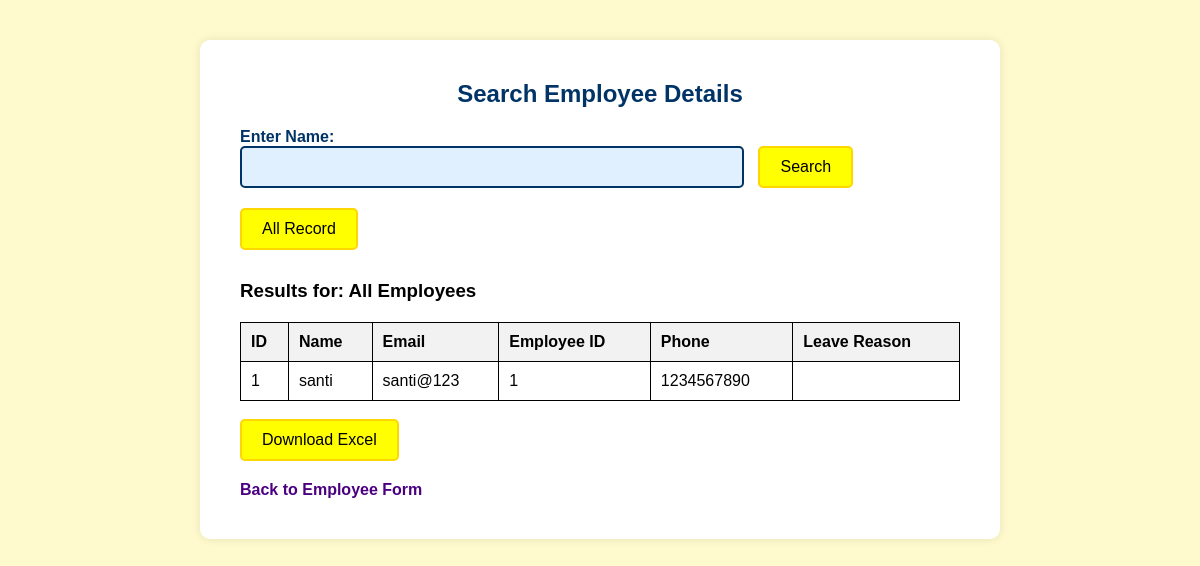
/all_employees, run on an earlier commit of the app's database.
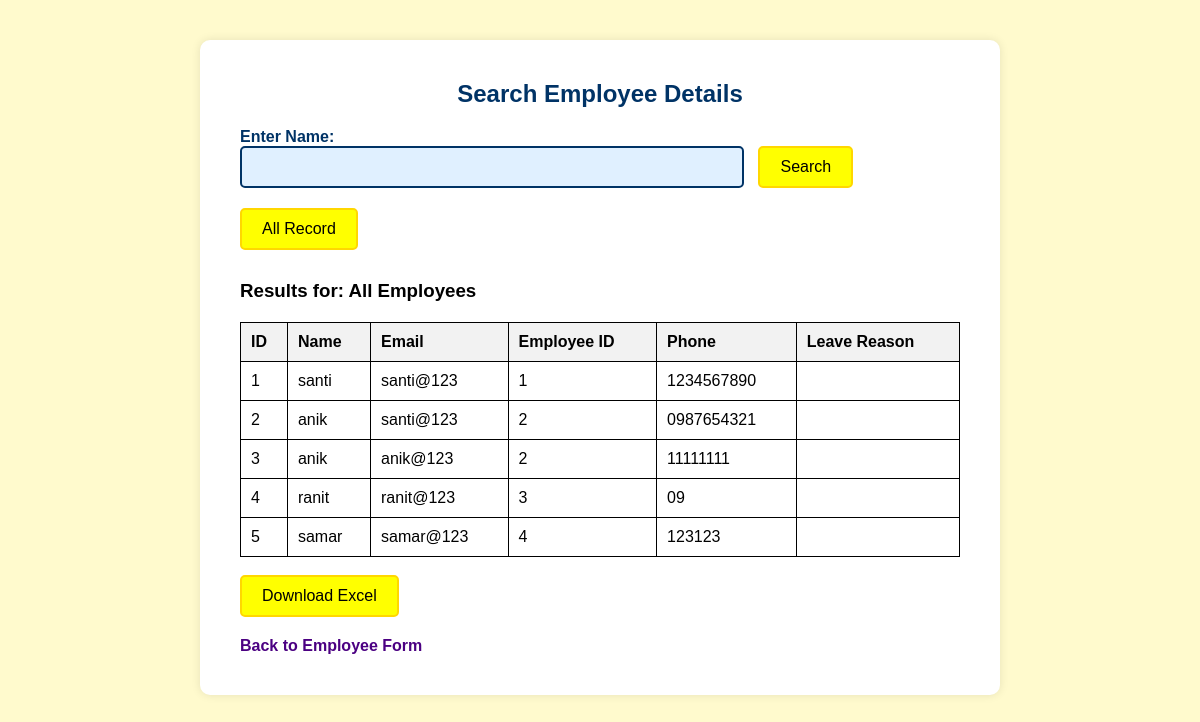
And on a later commit of the database.
### tables this page shows
CREATE TABLE employees (
            id INTEGER PRIMARY KEY AUTOINCREMENT,
            name TEXT NOT NULL,
            email TEXT NOT NULL,
            employee_id TEXT NOT NULL,
            phone TEXT NOT NULL,
            address TEXT,
            leave_array TEXT DEFAULT ''
        );

### app.py (the view)
@app.route('/all_employees', methods=['GET'])
def all_employees():
    conn = sqlite3.connect('employee.db')
    cursor = conn.cursor()
    cursor.execute("SELECT * FROM employees")
    employees = cursor.fetchall()
    conn.close()
    return render_template('show_employee.html', employees=employees, names='All Employees', searched=True)

### templates/show_employee.html (shortened to what this page needs)
<!DOCTYPE html>
<html lang="en">
<head>
</head>
<body>
  <div class="container">
    <h2>Search Employee Details</h2>
    <div class="search-box">
      <form action="/get_employee" method="POST">
        <label for="name">Enter Name:</label><br>
        <input type="text" id="name" name="name" required>
        <input type="submit" value="Search">
      </form>
      <form action="/all_employees" method="GET" style="margin-top: 20px;">
        <button type="submit">All Record</button>
      </form>
    </div>
    {% if searched %}
  {% if employees %}
    <h3>Results for: {{ names }}</h3>
    <table>
      <tr>
        <th>ID</th>
        <th>Name</th>
        <th>Email</th>
        <th>Employee ID</th>
        <th>Phone</th>
        <th>Leave Reason</th>
      </tr>
      {% for employee in employees %}
      <tr>
        <td>{{ employee[0] }}</td>
        <td>{{ employee[1] }}</td>
        <td>{{ employee[2] }}</td>
        <td>{{ employee[3] }}</td>
        <td>{{ employee[4] }}</td>
        <td>{{ employee[7] }}</td>
      </tr>
      {% endfor %}
    </table>
        <br>
        <button onclick="downloadExcel()">Download Excel</button>
      {% else %}
        <p><strong>No employee found with the name "{{ name }}".</strong></p>
      {% endif %}
    {% endif %}
    <br>
    <a href="/">Back to Employee Form</a>
  </div>
</body>
</html>

### templates/show_employee.html (style rules this page uses)
* { box-sizing: border-box; }
body { font-family: Arial, sans-serif; background-color: #fffacd; margin: 0; padding: 0; display: flex; justify-content: center; align-items: flex-start; min-height: 100vh; padding-top: 40px; }
.container { background-color: #ffffff; padding: 40px; border-radius: 10px; width: 90%; max-width: 800px; box-shadow: 0 0 10px rgba(0, 0, 0, 0.1); }
h2 { text-align: center; color: #003366; margin-top: 0; }
.search-box { margin-bottom: 30px; }
label { font-weight: bold; color: #003366; }
input[type="text"] { padding: 10px; width: 60%; border-radius: 5px; border: 2px solid #003366; background-color: #e0f0ff; font-size: 16px; }
input[type="submit"], button { background-color: yellow; border: 2px solid #FFD700; color: black; padding: 10px 20px; font-size: 16px; border-radius: 5px; cursor: pointer; margin-left: 0px; transition: background-color 0.3s; }
table { border-collapse: collapse; width: 100%; margin-top: 20px; }
th, td { border: 1px solid black; padding: 10px; text-align: left; }
th { background-color: #f2f2f2; }
a { display: inline-block; margin-top: 20px; color: #4b0082; font-weight: bold; text-decoration: none; }
label { margin-right: 10px; }
input[type="text"] { width: 70%; margin-right: 10px; }
.search-box form { display: flex-column; justify-content: center; align-items: center; }

What changed in the data, as far as the page shows it:
added employees: id "2", name "anik", email "santi@123", employee "2", phone "0987654321"
added employees: id "3", name "anik", email "anik@123", employee "2", phone "11111111"
added employees: id "4", name "ranit", email "ranit@123", employee "3", phone "09"
added employees: id "5", name "samar", email "samar@123", employee "4", phone "123123"
